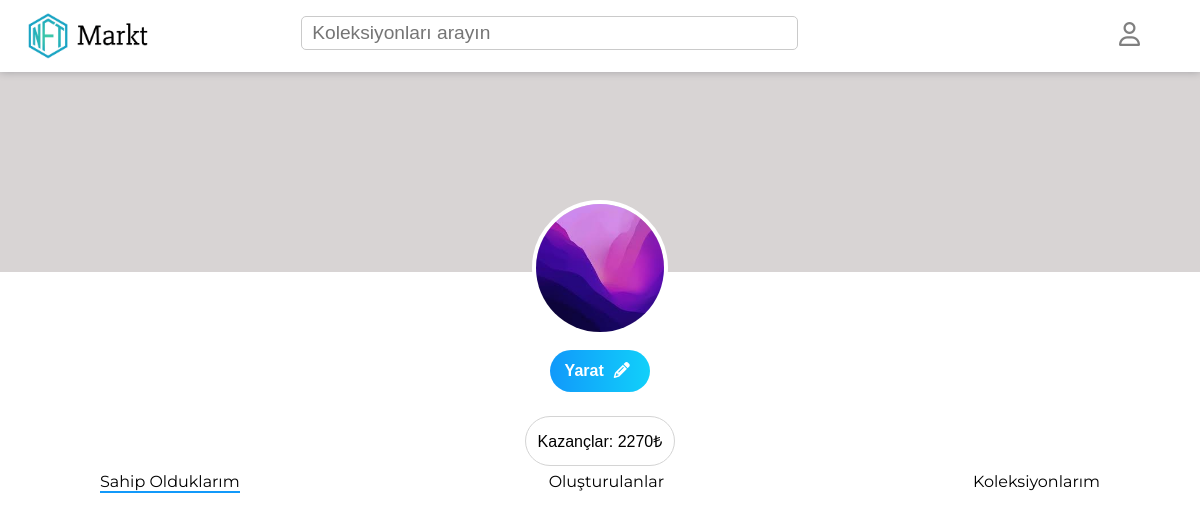
The app's page /profile (signed in), older data.
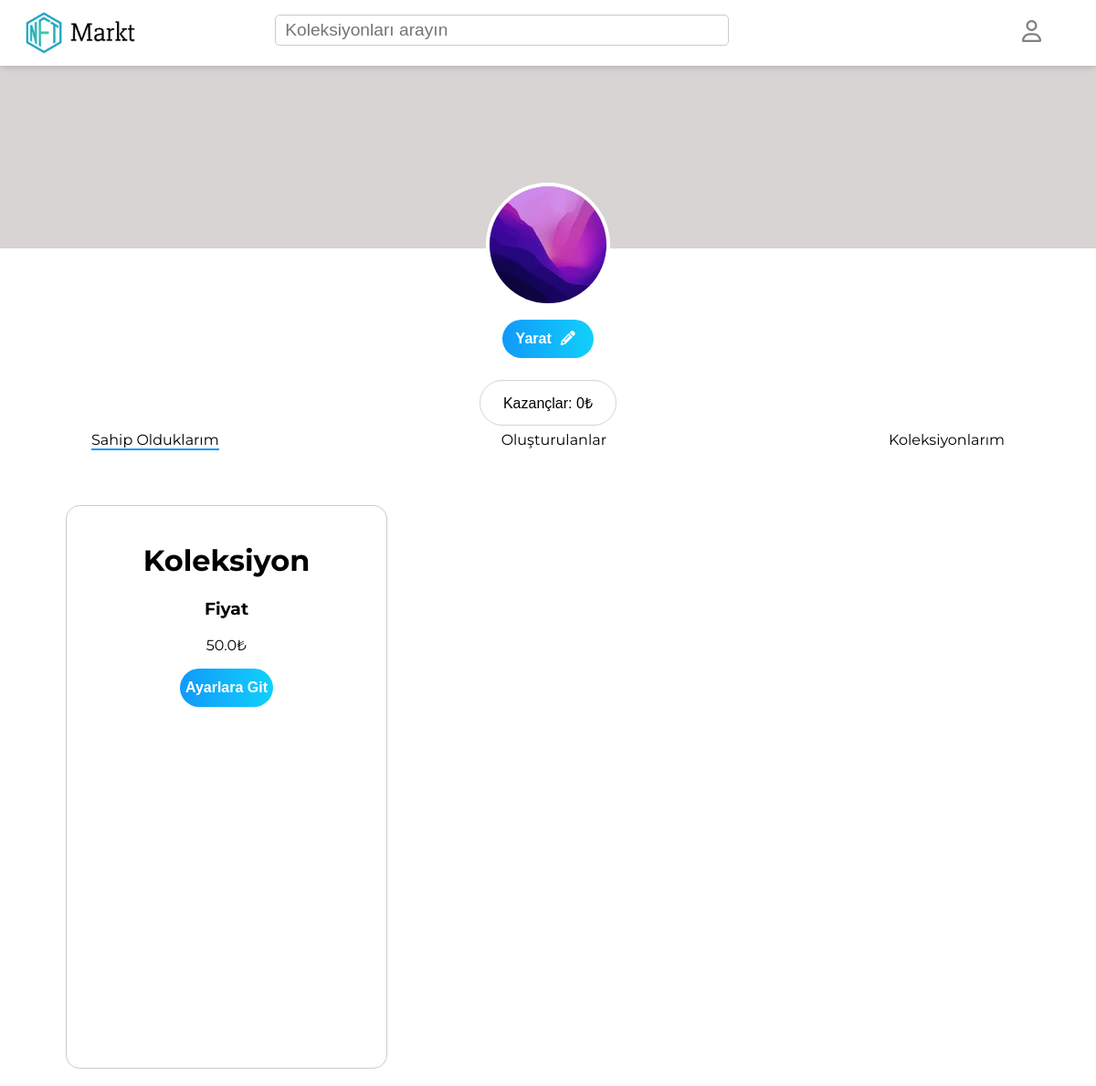
The same page, newer data.
### models.py (models this page shows)
class User(db.Model, UserMixin):
    id = db.Column(db.Integer, primary_key=True)
    fullname = db.Column(db.String)
    email = db.Column(db.String, unique=True)
    password = db.Column(db.String)
    account_balance = db.Column(db.Integer, default=0)
    favorites = db.Column(db.String)
    creation_permit = db.Column(db.Boolean, default=False)

class Asset(db.Model):
    id = db.Column(db.Integer, primary_key=True)
    owner = db.Column(db.Integer)
    creator = db.Column(db.Integer)
    asset_name = db.Column(db.String)
    status = db.Column(db.String, default=True)
    asking_price = db.Column(db.String)
    collection = db.Column(db.Integer)
    transaction_history = db.Column(db.String)
    asset_path = db.Column(db.String)
    blockchain = db.Column(db.String, default="Solana")
    contract_address = db.Column(db.String)
    wallet_address = db.Column(db.String)
    wallet_private = db.Column(db.String)
    token_id = db.Column(db.Integer)
    commission_fee = db.Column(db.Integer)

### app.py (the view)
@app.route("/profile")
@login_required
def profile():
    collections = Collection.query.filter_by(creator=current_user.id).all()
    assets = Asset.query.filter_by(owner=current_user.id).all()
    created_assets = Asset.query.filter_by(creator=current_user.id).all()
    return flask.render_template("profile.html", collections=collections, assets=assets, created_assets=created_assets,
                                 user=current_user)

### app.py (called while the page is built)
@login_manager.user_loader
def userLoader(user_id):
    return User.query.get(user_id)

### templates/profile.html (shortened to what this page needs)
<!DOCTYPE html>
<html lang="en">
  <head>
    <link rel="stylesheet" href="/file/styles.css">
  </head>
  <body>
    <div class="navbar">
      <img onclick="document.location = '/home'" class="logo" src="/file/Markt.png" alt="" />
      <input
        type="text"
        placeholder="Koleksiyonları arayın"
        class="search-bar"
        id="search-bar"
        onclick="document.location = '/search'"
      />
      <i
        class="far fa-user"
        style="
          color: gray;
          position: absolute;
          right: 5%;
          font-size: 1.5rem;
          top: 22px;
        "
      ></i>
      </div>
      <center>
        <div class="profile-background"></div>
        <img class="profile-picture" src="http://127.0.0.1:5000/file/profile.png" alt="">
        <button onclick="document.location = '/create-collection'" class="blue-btn" style="position: absolute; top: 350px; left: 0; right: 0; margin-right: auto; margin-left: auto; width: 100px">&nbsp; Yarat<i style="margin-left: 10px;" class="fa fa-pencil" aria-hidden="true"></i>
        </button>
        <p style="position: absolute; top: 400px; left: 0; right: 0; margin-right: auto; margin-left: auto; width: 400px"><button class="empty-button" onclick="window.open('/payout')">Kazançlar: {{ user.account_balance }}₺ </button></p>
      </center>
      <center style="margin-top: 200px">
        <span class="tab-switch" style="float: left; margin-left: 100px; border-bottom: 2px solid rgb(17, 153, 250)" onclick="setTab(document.getElementById('owned-assets'), this)">Sahip Olduklarım</span>
        <span class="tab-switch" onclick="setTab(document.getElementById('created-assets'), this)">Oluşturulanlar</span>
        <span onclick="setTab(document.getElementById('collections'), this)" class="tab-switch" style="float: right; margin-right: 100px">Koleksiyonlarım</span>
        <br style="clear: both">
        <div id="owned-assets" style="clear: both" class="showroom">
          {% for i in assets %}
          <div class="showcase-card">
          <h1>{{ i.asset_name }}</h1>
          <h3>Fiyat</h3>
          <p>{{ i.asking_price }}₺</p>
          <button class="blue-btn" onclick="window.open('/view-asset/asset_id={{ i.id }}')">Ayarlara Git</button>
        </div>
        {% endfor %}
      </div>
          <br style="clear: both">
          <br>
      </center>
  </body>
</html>

Row changes from the older to the newer data that the page shows:
changed User: account_balance "2270" → "0"
now on this page (row edited): Asset: asset_name "Koleksiyon", asking_price "50.0"
